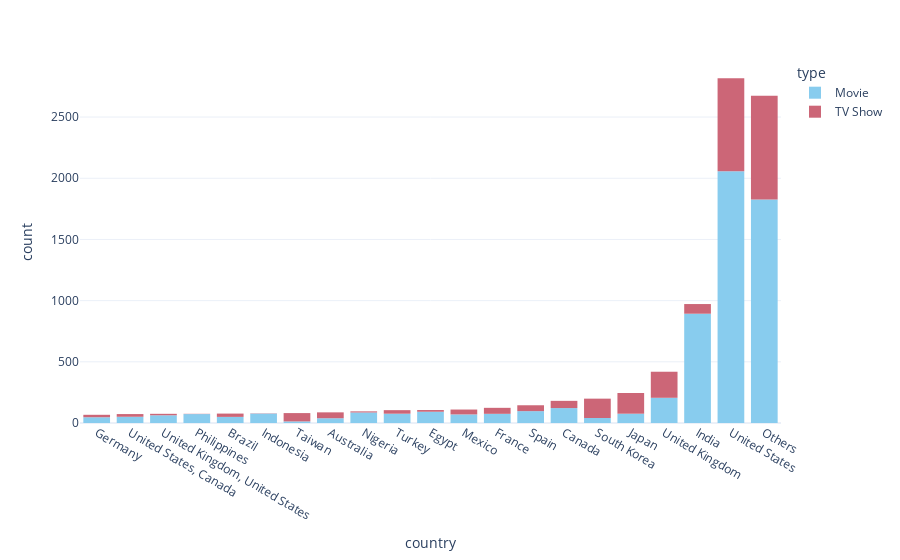

Notebook source saved alongside this figure:
### Code cell
fig = px.histogram(nf_df, x='country', color='type', category_orders={'country': top_countries},
color_discrete_sequence=px.colors.qualitative.Safe, template='plotly_white')
fig.show()

### Figure 1 — Plotly figure (JSON) as saved in the notebook; plotly's stock layout.template omitted (floating-point values rounded to 4 significant figures; data arrays with more than 128 entries replaced by an {"elided": "..."} marker saying what was removed)
{"data": [{"alignmentgroup": "True", "bingroup": "x", "hovertemplate": "type=Movie<br>country=%{x}<br>count=%{y}<extra></extra>", "legendgroup": "Movie", "marker": {"color": "rgb(136, 204, 238)", "pattern": {"shape": ""}}, "name": "Movie", "offsetgroup": "Movie", "orientation": "v", "showlegend": true, "type": "histogram", "x": {"elided": "6131 str values"}, "xaxis": "x", "yaxis": "y"}, {"alignmentgroup": "True", "bingroup": "x", "hovertemplate": "type=TV Show<br>country=%{x}<br>count=%{y}<extra></extra>", "legendgroup": "TV Show", "marker": {"color": "rgb(204, 102, 119)", "pattern": {"shape": ""}}, "name": "TV Show", "offsetgroup": "TV Show", "orientation": "v", "showlegend": true, "type": "histogram", "x": {"elided": "2676 str values"}, "xaxis": "x", "yaxis": "y"}], "layout": {"barmode": "relative", "legend": {"title": {"text": "type"}, "tracegroupgap": 0}, "margin": {"t": 60}, "xaxis": {"anchor": "y", "categoryarray": {"elided": "748 str values"}, "categoryorder": "array", "domain": [0, 1], "title": {"text": "country"}}, "yaxis": {"anchor": "x", "domain": [0, 1], "title": {"text": "count"}}}}
